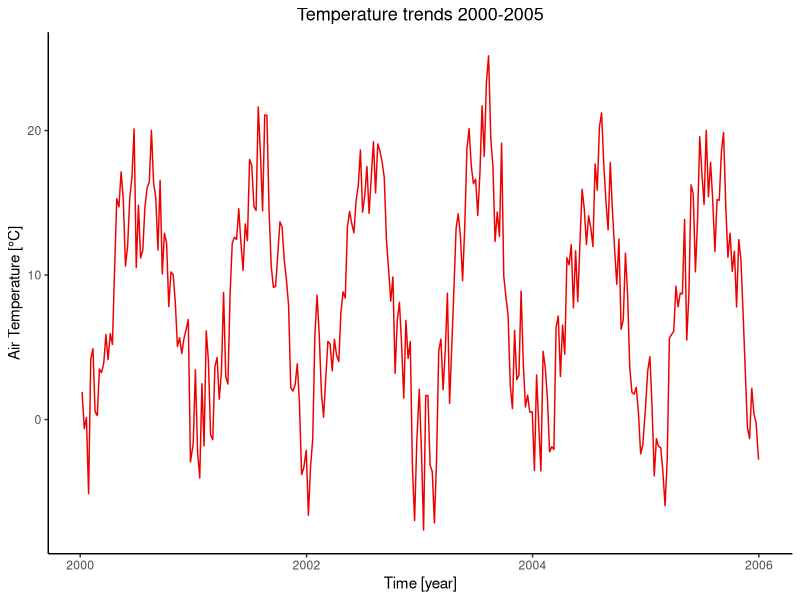
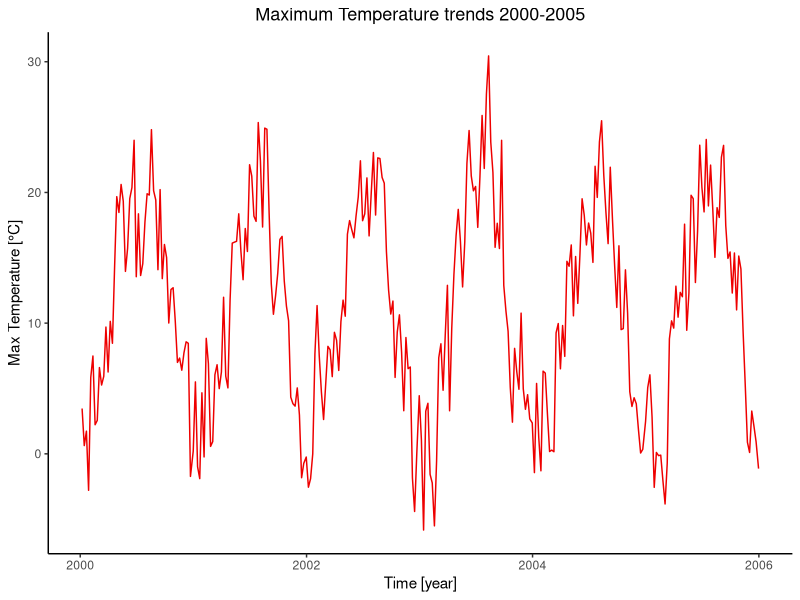
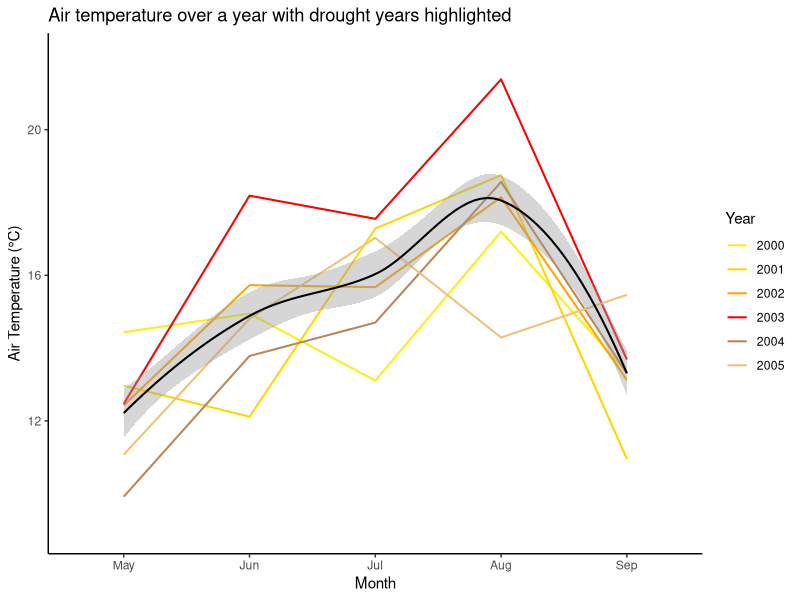
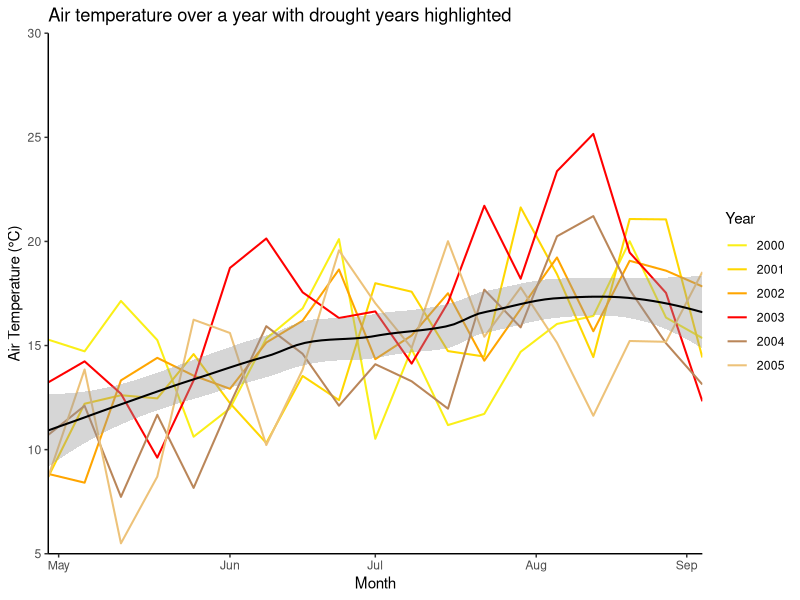
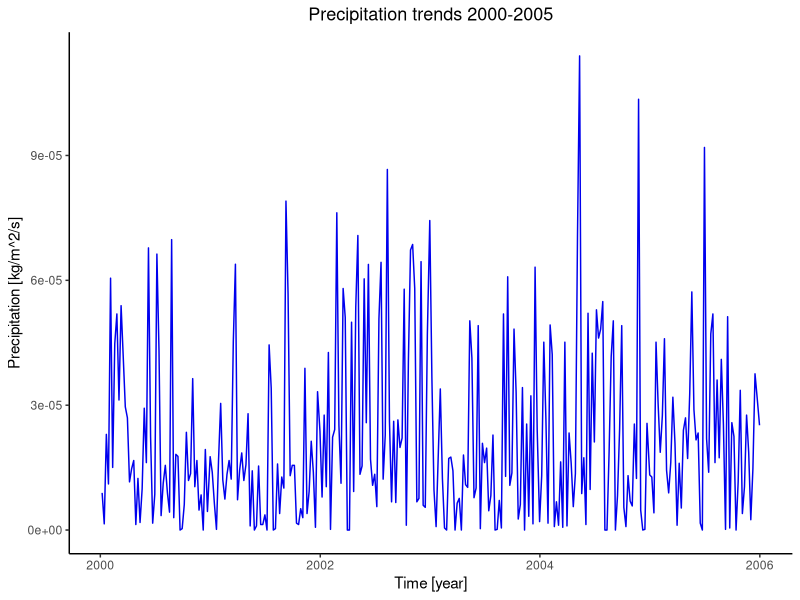
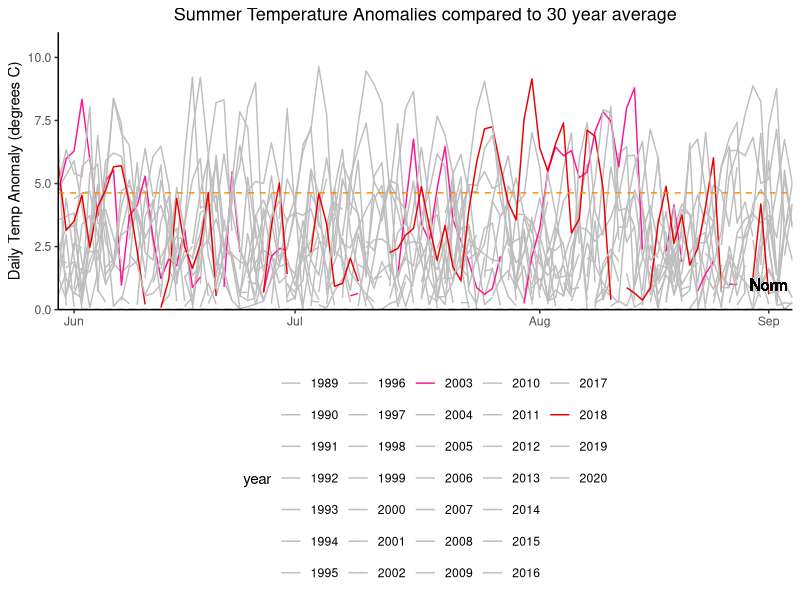
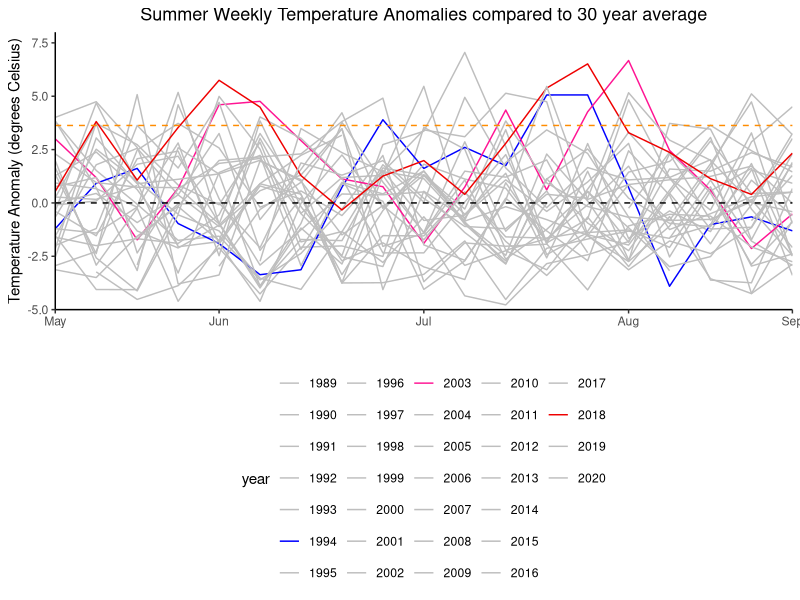

Generate these figures, in order, with R:
####### Anomalies plotted #######
### Amended/final code script ###
### Tegan Williams March 2024 ###

#### Data loading & wrangling ####

# Libraries (required packages for data wrangling)
library(dplyr)
library(tidyverse)
library(ggplot2) 

# Load Meteorological Data
met_data <- read.csv("Data/DE-Hai-2000-2020-weekly_timeseries_met.csv", header = TRUE)
obs_data <- read.csv("Data/DE-Hai-2000-2020-weekly_timeseries_obs.csv", header = TRUE)
sm_data <- read.csv("Data/DE-Hai-2000-2020-weekly_timeseries_metSM.csv", header= TRUE)
climate_data <- read_csv("Data/DE-Hai_FLUXNET2015_DD_1989-2020_met.csv")

# Delete 2021 data from Met data set since only NA values (-9999)
rows_to_delete <- c(1093:1144)
met_data <- met_data[-rows_to_delete, ]

# Create new column for year, months and full dates 
rows_per_year <- 52
met_data$year <- rep(2000:2020, each = rows_per_year)
met_data$full_date <- as.Date(paste0(met_data$year, "-", met_data$doy), format = "%Y-%j")
met_data <- met_data %>%
  mutate(month = month(full_date, label = TRUE))

# Now filter datasets for fewer years
met_data$year <- as.numeric(met_data$year)
met2000to2005 <- met_data[met_data$year >= 2000 & met_data$year <= 2005, ]
met2015to2020 <- met_data[met_data$year >= 2015 & met_data$year <= 2020, ]

met2003 <- met_data[met_data$year >= 2003 & met_data$year <= 2003, ]
met2018 <- met_data[met_data$year >= 2018 & met_data$year <= 2018, ]

#### Plots of raw met data timeseries ####

# Air Temperature over Time for 2000 to 2005
ggplot(met2000to2005, aes(x = full_date, y = airt_C)) +
  geom_line(colour="red2") +
  theme(legend.position = "bottom", panel.background = element_blank(), axis.line = element_line(colour = "black")) + 
  labs(title="Temperature trends 2000-2005") + 
  theme(plot.title=element_text(size=13, hjust=0.5)) + # Title size and position
  xlab("Time [year]") + 
  ylab("Air Temperature [°C]")

# Max Air Temperature over Time for 2000-2005 --> EXACTLY THE SAME TRENDS
ggplot(met2000to2005, aes(x = full_date, y = maxt_C)) +
  geom_line(colour="red2") +
  theme(legend.position = "bottom", panel.background = element_blank(), axis.line = element_line(colour = "black")) + 
  labs(title="Maximum Temperature trends 2000-2005") + 
  theme(plot.title=element_text(size=13, hjust=0.5)) + 
  xlab("Time [year]") + 
  ylab("Max Temperature [°C]")


# plotting T over time for 5 consecutive years e.g., 2000-2005, to show the difference during drought years 
# plus add the 30-year mean temperature as well!
avg_monthly_temp <- met_data %>%
  group_by(year, month) %>%
  summarise(monthlyT = mean(airt_C, na.rm = TRUE))

avg_monthly_temp$year <- as.numeric(avg_monthly_temp$year)
avg_monthly_temp_05 <- avg_monthly_temp[avg_monthly_temp$year >= 2000 & avg_monthly_temp$year <= 2005, ]
avg_monthly_temp_20 <- avg_monthly_temp[avg_monthly_temp$year >= 2015 & avg_monthly_temp$year <= 2020, ]

met_data_with_avg_temp_05 <- left_join(met2000to2005, avg_monthly_temp_05, by = c("year", "month"))

ggplot(met_data_with_avg_temp_05, aes(x = month, y = monthlyT, colour = as.factor(year), group = year)) +
  geom_line(size = 0.7) +
  geom_smooth(method = 'loess', aes(group=1), colour = "black", size = 0.7) +
  scale_color_manual(values = c("#FAEF17", "#FFD700","#FFA500","red", "#BA8659", "#EDC279")) +
  labs(x = "Month", y = "Air Temperature (°C)", title = "Air temperature over a year with drought years highlighted", colour = "Year") +
  scale_x_discrete(limits = c("May", "Jun", "Jul", "Aug", "Sep")) +
  scale_y_continuous(limits = c(9, 22)) +
  theme(legend.position = "right", panel.background = element_blank(), axis.line = element_line(colour = "black"))

# Using weekly values without the mean monthly 
ggplot(met_data_with_avg_temp_05, aes(x = doy, y = airt_C, colour = as.factor(year), group = year)) +
  geom_line(size = 0.7) +
  geom_smooth(method = 'loess', aes(group=1), colour = "black", size = 0.7) +
  scale_color_manual(values = c("#FAEF17", "#FFD700","#FFA500","red", "#BA8659", "#EDC279")) +
  labs(x = "Month", y = "Air Temperature (°C)", title = "Air temperature over a year with drought years highlighted", colour = "Year") +
  scale_x_continuous(breaks = c(121, 154, 182, 213, 242), 
                     labels = c("May", "Jun", "Jul", "Aug", "Sep"),
                     expand = c(0, 0),
                     limits = c(119, 245)) +
  scale_y_continuous(expand = c(0, 0),
                     limits = c(5,30)) +
  theme(legend.position = "right", panel.background = element_blank(), axis.line = element_line(colour = "black"))


# Precipitation over Time
ggplot(met2000to2005, aes(x = full_date, y = precip_kgm2s)) +
  geom_line(colour="blue2") +
  theme(legend.position = "bottom", panel.background = element_blank(), axis.line = element_line(colour = "black"), 
        plot.title=element_text(size=13, hjust=0.5)) + # Title size and position
  labs(title="Precipitation trends 2000-2005") + 
  xlab("Time [year]") + 
  ylab("Precipitation [kg/m^2/s]")


#### Plotting Temperature Anomalies ####

# Reference period 1989-2020
climate_data <- climate_data %>%
  mutate(TIMESTAMP = as.character(TIMESTAMP),
         year = year(as.Date(TIMESTAMP, format = "%Y%m%d")),
         month = month(as.Date(TIMESTAMP, format = "%Y%m%d")),
         doy = yday(as.Date(TIMESTAMP, format = "%Y%m%d")))

daily_averages <- climate_data %>%
  group_by(doy) %>%
  summarize(AverageTemperature = mean(MeanT, na.rm = TRUE))

datafor2003 <- climate_data %>%
  filter(year == 2003)
datafor2018 <- climate_data %>%
  filter(year == 2018)
dataforboth <- climate_data %>%
  filter(year %in% c(2003, 2018))

temp_reference_period <- climate_data %>%
  filter(year >= 1989 & year <= 2020) %>%
  group_by(doy) %>%
  summarize(tAverage = mean(MeanT, na.rm = TRUE))

# Merge climate data with reference period
temp_merged_data <- merge(climate_data, temp_reference_period, by = "doy", all.x = TRUE)

# Calculate temperature anomalies
temp_merged_data$tempAnomaly <- temp_merged_data$MeanT - temp_merged_data$tAverage

# Calculate the 90th percentile of temperature anomalies
temp_percentile_90 <- quantile(temp_merged_data$tempAnomaly, 0.9, na.rm = TRUE)
temp_percentile_0 <- quantile(temp_merged_data$tempAnomaly, 0, na.rm = TRUE)

# Filter only values in the chosen percentile
temp_anomaly_data <- temp_merged_data %>%
  filter(tempAnomaly > temp_percentile_0)
temp_anomaly_data90 <- temp_merged_data %>%
  filter(tempAnomaly > temp_percentile_90)

min(temp_anomaly_data90$tempAnomaly)
max(temp_anomaly_data90$tempAnomaly)

temp_anomaly_data$year <- as.factor(temp_anomaly_data$year)
temp_anomaly_data$doy <- as.factor(temp_anomaly_data$doy)

temp_anomaly_data_filtered <- temp_anomaly_data[c("year", "doy", "tAverage", "tempAnomaly")]
temp_anomaly_data_filtered$doy <- as.numeric(temp_anomaly_data_filtered$doy)

# Plotting Temperature Anomalies over Time

# 1) using daily values
ggplot(temp_anomaly_data_filtered, aes(x = doy, y = tempAnomaly, colour = year)) +
  geom_line() +
  geom_hline(yintercept = 0, linetype = "dashed", colour = "black") +
  geom_hline(yintercept = 4.63, linetype = "dashed", colour = "darkorange") +
  geom_text(aes(x = 235, y = -11, label = "90th Percentile"), colour = "darkorange") + 
  geom_text(aes(x = 242, y = 1, label = "Norm"), colour = "black") + 
  labs(title = "Summer Temperature Anomalies compared to 30 year average",
       x = "",
       y = "Daily Temp Anomaly (degrees C)") +
  scale_colour_manual(values = c("grey","grey","grey","grey","grey","grey","grey","grey","grey","grey","grey","grey","grey","grey","deeppink","grey", "grey","grey","grey","grey","grey","grey","grey","grey","grey","grey","grey", "grey","grey", "red2", "grey", "grey")) +
  theme(legend.position = "bottom", panel.background = element_blank(), axis.line = element_line(colour = "black"), 
        plot.title=element_text(size=13, hjust=0.5)) +
  scale_x_continuous(breaks = c(154, 182, 213, 242), 
                     labels = c("Jun", "Jul", "Aug", "Sep"),
                     expand = c(0, 0),
                     limits = c(152, 245)) +
  scale_y_continuous(expand = c(0, 0),
                     limits = c(0,11))


# 2) using weekly temperature means to calculate anomalies
weekly_average_temp_data <- climate_data %>%
  group_by(week = ceiling(as.numeric(doy)/7)) %>%
  summarise(AverageWeeklyMeanT = mean(MeanT, na.rm = TRUE))

weekly_temp_data <- climate_data %>%
  group_by(year, week = ceiling(as.numeric(doy)/7)) %>%
  summarise(WeeklyMeanT = mean(MeanT, na.rm = TRUE))

# now find the anomaly values
weekly_temp_merged_data <- merge(weekly_average_temp_data, weekly_temp_data, by = "week", all.x = TRUE)
weekly_temp_merged_data$tempAnomaly <- weekly_temp_merged_data$WeeklyMeanT - weekly_temp_merged_data$AverageWeeklyMeanT
weekly_temp_percentile_90 <- quantile(weekly_temp_merged_data$tempAnomaly, 0.9, na.rm = TRUE)
weekly_temp_percentile_0 <- quantile(weekly_temp_merged_data$tempAnomaly, 0, na.rm = TRUE)

weekly_temp_anomaly_data <- weekly_temp_merged_data %>%
  filter(tempAnomaly > weekly_temp_percentile_0)
weekly_temp_anomaly_data90 <- weekly_temp_merged_data %>%
  filter(tempAnomaly > weekly_temp_percentile_90)

min(weekly_temp_anomaly_data90$tempAnomaly)
max(weekly_temp_anomaly_data90$tempAnomaly)

temp_anomaly_data$year <- as.factor(temp_anomaly_data$year)
temp_anomaly_data$doy <- as.factor(temp_anomaly_data$doy)

weekly_temp_anomaly_data$year <- as.factor(weekly_temp_anomaly_data$year)
weekly_temp_anomaly_data$week <- as.numeric(weekly_temp_anomaly_data$week)

ggplot(weekly_temp_anomaly_data, aes(x = week, y = tempAnomaly, colour = year)) +
  # geom_rect(aes(xmin = 119, xmax = 245, 
  #          ymin = -15, ymax = -6.98), 
  #    fill = "orange", alpha = 0.5) +
  geom_line() +
  geom_hline(yintercept = 0, linetype = "dashed", colour = "black") +
  geom_hline(yintercept = 3.63, linetype = "dashed", colour = "darkorange") +
  geom_text(aes(x = 242, y = 1, label = "Norm"), colour = "black") + 
  geom_text(aes(x = 235, y = -11, label = "90th Percentile"), colour = "darkorange") + 
  labs(title = "Summer Weekly Temperature Anomalies compared to 30 year average",
       x = "",
       y = "Temperature Anomaly (degrees Celsius)") +
  scale_colour_manual(values = c("grey","grey","grey","grey","grey", "blue","grey","grey","grey","grey","grey","grey","grey","grey","deeppink","grey","grey","grey","grey","grey","grey","grey","grey","grey", "grey", "grey","grey","grey","grey","red2", "grey", "grey")) +
  theme(legend.position = "bottom", panel.background = element_blank(), axis.line = element_line(colour = "black"), 
        plot.title=element_text(size=13, hjust=0.5)) +
  scale_x_continuous(breaks = c(18, 22, 27, 32, 36), 
                     labels = c("May", "Jun", "Jul", "Aug", "Sep"),
                     expand = c(0, 0),
                     limits = c(18, 36)) +
  scale_y_continuous(expand = c(0, 0),
                     limits = c(-5,8))

View(weekly_temp_anomaly_data)
